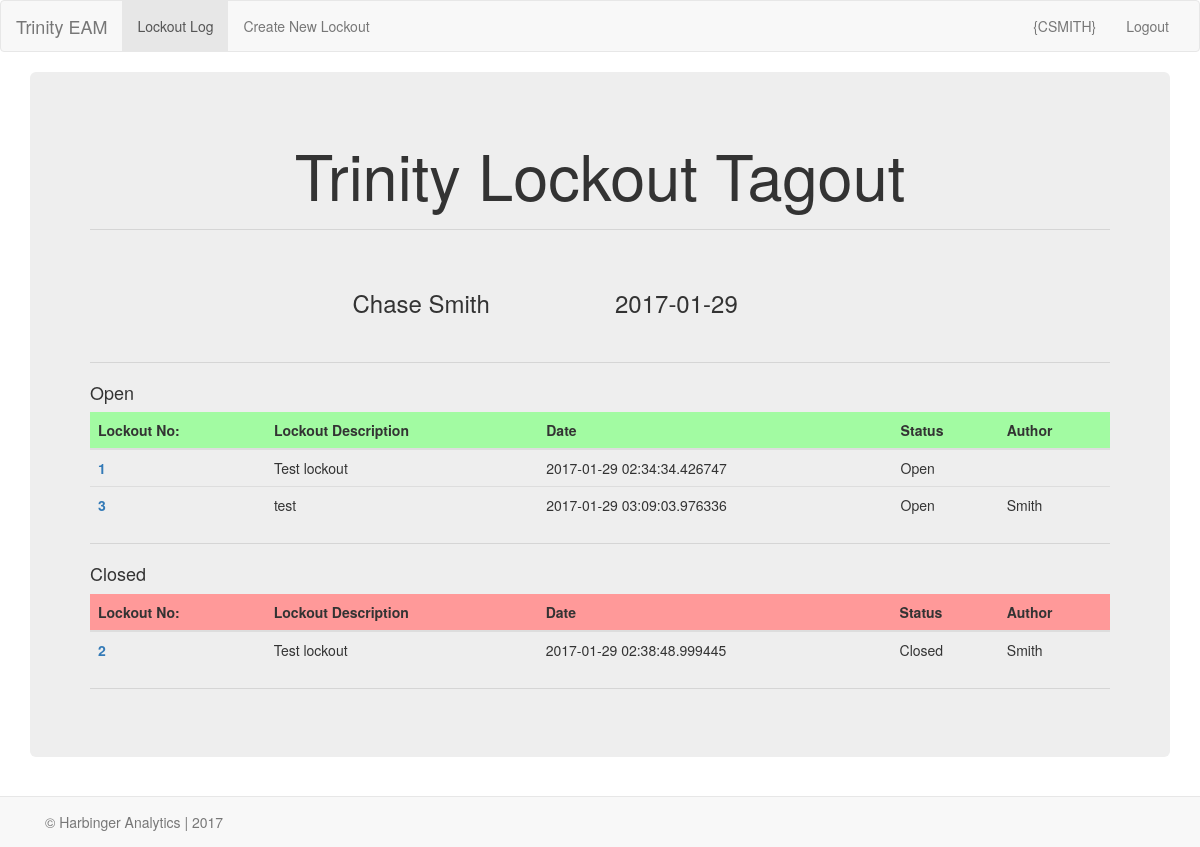
The page / on the database its author committed.
### models.py (models this page shows, shortened)
class User(db.Model):
    __tablename__="user"
    id=db.Column(db.Integer, primary_key=True)
    username=db.Column(db.String(20), unique=True)
    first_name=db.Column(db.String(20), nullable=False)
    last_name=db.Column(db.String(20), nullable=False)
    position=db.Column(db.String(50), nullable=False)

class Lockout(db.Model):
    __tablename__="lockout"
    id=db.Column(db.Integer, primary_key=True)
    description=db.Column(db.String(200), nullable=False)
    lockout_author = db.relationship('User', backref=db.backref('lockout_author', lazy='dynamic'))
    user_id=db.Column('user_id', db.Integer, db.ForeignKey('user.id'))
    filename=db.Column(db.String(300), nullable=True)
    status=db.Column(db.Boolean(), default=True)
    goggles=db.Column(db.Boolean(), default=False)
    faceshield=db.Column(db.Boolean(),default=False)
    fullface=db.Column(db.Boolean(), default=False)
    dustmask=db.Column(db.Boolean(), default=False)
    leathergloves=db.Column(db.Boolean(), default=False)
    saranax=db.Column(db.Boolean(), default=False)
    nitrilegloves=db.Column(db.Boolean(), default=False)
    chemicalgloves=db.Column(db.Boolean(), default=False)
    chemicalsuit=db.Column(db.Boolean(),default=False)
    tyrex=db.Column(db.Boolean(),default=False)
    rubberboots=db.Column(db.Boolean(),default=False)
    sar=db.Column(db.Boolean(),default=False)
    data=db.Column(db.LargeBinary(),nullable=True,)
    date=db.Column(db.DateTime)
    ppe=db.Column(db.String(50), nullable=True)

### app.py (the view)
@app.route('/')
def index():
    today=date.today()
    user=db.session.query(User).first()
    lockout=db.session.query(Lockout).all()
    open_lockouts=db.session.query(Lockout).filter_by(status=True).all()
    closed_lockouts=db.session.query(Lockout).filter_by(status=False).all()
    return render_template('index.html', closed_lockouts=closed_lockouts, open_lockouts=open_lockouts, user=user, today=today)

### templates/index.html
{% extends "base.html" %}
{% import "bootstrap/wtf.html" as wtf %}
{% block content %}
<div class="jumbotron">
<div class="text-center">
<h1> Trinity Lockout Tagout </h1>
</div>
<hr>
<br>
<div class="row">
        <div class="col-xs-3 col-xs-offset-3 form-group">
            <h3>{{ user.first_name }} {{ user.last_name }} </h3>
        </div>
        <div class="col-xs-6">
            <h3> {{ today }} </h3>
        </div>
</div>
<hr>
<h4>Open</h4>
<table class="table table-sm">
<thead>
  <tr style="background-color: #A2FBA2;">
    <th>Lockout No:</th>
    <th>Lockout Description</th>
    <th>Date</th>
    <th>Status</th>
    <th>Author</th>
  </tr>
</thead>
<tbody>
  {% for each in open_lockouts %}
  <tr >
    <th scope="row" ><a href="lockout/{{each.id}}">{{ each.id }}</a></th>
    <td>{{ each.description }}</td>
    <td>{{ each.date }}</td>
    {% if each.status == True %}
    <td>Open</td>
    {% else %}
    <td>Closed</td>
    {% endif %}
    <td>{{ each.lockout_author.last_name }}</td>
  </tr>
  {% endfor %}
</tbody>
</table>
<hr>
<h4>Closed</h4>
  <table class="table table-sm">
    <thead>
      <tr style="background-color: #FF9999;">
        <th>Lockout No:</th>
        <th>Lockout Description</th>
        <th>Date</th>
        <th>Status</th>
        <th>Author</th>
      </tr>
    </thead>
  <tbody>
    {% for each in closed_lockouts %}
    <tr>
      <th scope="row"><a href="lockout/{{each.id}}">{{ each.id }}</a></th>
      <td>{{ each.description }}</td>
      <td>{{ each.date }}</td>
      {% if each.status == True %}
      <td>Open</td>
      {% else %}
      <td>Closed</td>
      {% endif %}
      <td>{{ each.lockout_author.last_name }}</td>
    </tr>
    {% endfor %}
  </tbody>
</table>
<hr>
{% endblock %}

### static/style.css (style rules this page uses)
hr { background-color: blue; }

### rows shown on the page
User: first_name "Chase", last_name "Smith"
Lockout: id "1", description "Test lockout", date "2017-01-29 02:34:34.426747", status "Open"
Lockout: id "3", description "test", date "2017-01-29 03:09:03.976336", status "Open", lockout_author.last_name "Smith"
Lockout: id "2", description "Test lockout", date "2017-01-29 02:38:48.999445", status "Closed", lockout_author.last_name "Smith"
